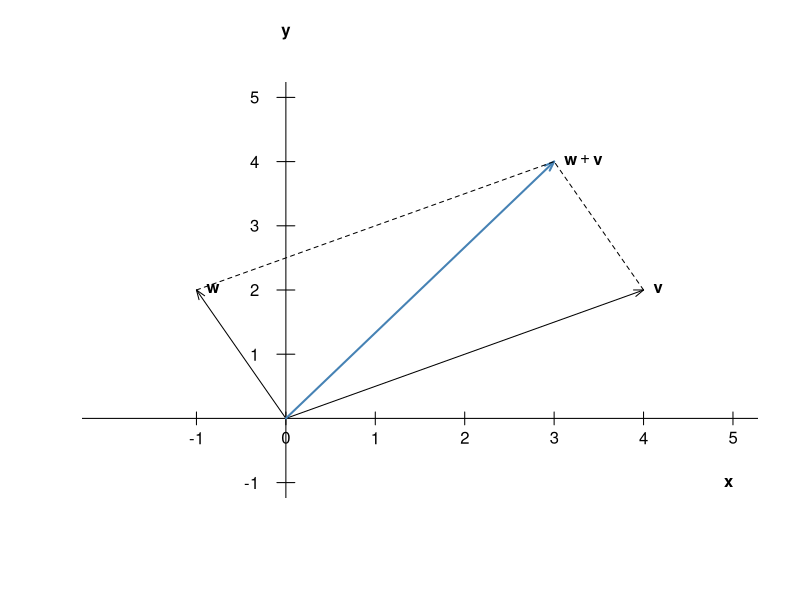

This chart was generated by the following R code:
## ---- chunk 1
# c()函数可以创建或合并向量
v <- c(1, 1)
w <- c(2, 3)
print(v + w)
## ---- chunk 2
c <- 2 # 这里给c赋值，不用担心，c函数跟c变量R语言可以区分出来，但是一般不要这么做。
d <- 1
print(c * v + d * w)
## ---- chunk 3
# 定义点的坐标
x_coords <- c(-1, 4, 3)
y_coords <- c(2, 2, 4)

# 绘制图形，不带坐标轴
plot(
    x = x_coords, y = y_coords,
    xlab = "", ylab = "",
    xlim = c(-2, 5), ylim = c(-1, 5),
    axes = FALSE, type = "n"
)

# 去除边框
box(bty = "n")

# 添加x=0和y=0的坐标轴
abline(h = 0, v = 0, col = "black", lwd = 1)

# 手动为x=0和y=0的坐标轴上添加刻度，并标记数值
for (i in seq(-1, 5, 1)) {
    if (i != 0) {
        # y轴上的刻度和数值
        segments(x0 = -0.1, x1 = 0.1, y0 = i, y1 = i)
        text(
            x = -0.3, y = i, labels = i,
            srt = 0, adj = 1, xpd = TRUE
        )
    }
}

for (i in seq(-1, 5, 1)) {
    # x轴上的刻度和数值
    segments(x0 = i, x1 = i, y0 = -0.1, y1 = 0.1)
    text(x = i, y = -0.3, labels = i, xpd = TRUE)
}

# y轴标签水平放置
text(5, -1, "x",
    srt = 0, adj = 1, font = 2, xpd = TRUE
)
text(0, 6, "y",
    font = 2, xpd = TRUE
)

# 从原点到前两个点引出箭头
arrows(
    x0 = 0, y0 = 0, x1 = x_coords[1:2], y1 = y_coords[1:2],
    angle = 20, length = 0.1
)

# 从原点到(3, 4)的点引出粗线并使用steelblue颜色
arrows(
    x0 = 0, y0 = 0, x1 = x_coords[3], y1 = y_coords[3],
    angle = 20, length = 0.1, col = "steelblue", lwd = 2
)

# 引入w到w+v，以及v到w+v的虚线
segments(x_coords[1], y_coords[1], x_coords[3], y_coords[3], lty = 2)
segments(x_coords[2], y_coords[2], x_coords[3], y_coords[3], lty = 2)

# 在点的位置标记线段名称，并加粗
labels <- c(
    expression(bold(w)),
    expression(bold(v)),
    expression(bold(w + v))
)
text(x_coords, y_coords, labels,
    pos = 4, offset = 0.5, font = 2
)

